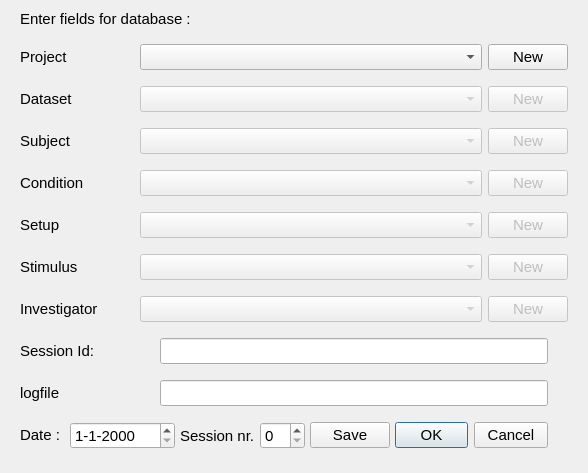
<?xml version="1.0" encoding="UTF-8"?>
<ui version="4.0">
 <author>Chris van der Togt, 2020</author>
 <class>GetdbFields</class>
 <widget class="QMainWindow" name="GetdbFields">
  <property name="windowModality">
   <enum>Qt::WindowModal</enum>
  </property>
  <property name="geometry">
   <rect>
    <x>0</x>
    <y>0</y>
    <width>588</width>
    <height>473</height>
   </rect>
  </property>
  <property name="windowTitle">
   <string>Follow Your Data</string>
  </property>
  <property name="windowIcon">
   <iconset>
    <normaloff>fydfav.png</normaloff>fydfav.png</iconset>
  </property>
  <widget class="QWidget" name="centralwidget">
   <widget class="QWidget" name="layoutWidget">
    <property name="geometry">
     <rect>
      <x>10</x>
      <y>0</y>
      <width>568</width>
      <height>461</height>
     </rect>
    </property>
    <layout class="QVBoxLayout" name="verticalLayout" stretch="1,1,1,1,1,1,1,1,1,1,1">
     <property name="sizeConstraint">
      <enum>QLayout::SetNoConstraint</enum>
     </property>
     <property name="leftMargin">
      <number>10</number>
     </property>
     <property name="rightMargin">
      <number>10</number>
     </property>
     <item>
      <layout class="QHBoxLayout" name="horizontalLayout_3" stretch="0">
       <item>
        <widget class="QLabel" name="label_Database">
         <property name="sizePolicy">
          <sizepolicy hsizetype="Preferred" vsizetype="Fixed">
           <horstretch>1</horstretch>
           <verstretch>0</verstretch>
          </sizepolicy>
         </property>
         <property name="font">
          <font>
           <pointsize>11</pointsize>
          </font>
         </property>
         <property name="text">
          <string>Enter fields for database : </string>
         </property>
        </widget>
       </item>
      </layout>
     </item>
     <item>
      <layout class="QHBoxLayout" name="horizontalLayout">
       <item>
        <widget class="QLabel" name="label">
         <property name="sizePolicy">
          <sizepolicy hsizetype="Preferred" vsizetype="Preferred">
           <horstretch>1</horstretch>
           <verstretch>0</verstretch>
          </sizepolicy>
         </property>
         <property name="font">
          <font>
           <pointsize>11</pointsize>
          </font>
         </property>
         <property name="text">
          <string>Project</string>
         </property>
        </widget>
       </item>
       <item>
        <widget class="QComboBox" name="cbProject">
         <property name="sizePolicy">
          <sizepolicy hsizetype="Preferred" vsizetype="Fixed">
           <horstretch>3</horstretch>
           <verstretch>0</verstretch>
          </sizepolicy>
         </property>
         <property name="font">
          <font>
           <pointsize>11</pointsize>
          </font>
         </property>
        </widget>
       </item>
       <item>
        <widget class="QPushButton" name="pbProject">
         <property name="font">
          <font>
           <pointsize>11</pointsize>
          </font>
         </property>
         <property name="text">
          <string>New</string>
         </property>
        </widget>
       </item>
      </layout>
     </item>
     <item>
      <layout class="QHBoxLayout" name="horizontalLayout_2">
       <item>
        <widget class="QLabel" name="label_2">
         <property name="sizePolicy">
          <sizepolicy hsizetype="Preferred" vsizetype="Preferred">
           <horstretch>1</horstretch>
           <verstretch>0</verstretch>
          </sizepolicy>
         </property>
         <property name="font">
          <font>
           <pointsize>11</pointsize>
          </font>
         </property>
         <property name="text">
          <string>Dataset</string>
         </property>
        </widget>
       </item>
       <item>
        <widget class="QComboBox" name="cbDataset">
         <property name="enabled">
          <bool>false</bool>
         </property>
         <property name="sizePolicy">
          <sizepolicy hsizetype="Preferred" vsizetype="Fixed">
           <horstretch>3</horstretch>
           <verstretch>0</verstretch>
          </sizepolicy>
         </property>
         <property name="font">
          <font>
           <pointsize>11</pointsize>
          </font>
         </property>
        </widget>
       </item>
       <item>
        <widget class="QPushButton" name="pbDataset">
         <property name="enabled">
          <bool>false</bool>
         </property>
         <property name="font">
          <font>
           <pointsize>11</pointsize>
          </font>
         </property>
         <property name="text">
          <string>New</string>
         </property>
        </widget>
       </item>
      </layout>
     </item>
     <item>
      <layout class="QHBoxLayout" name="horizontalLayout_6">
       <item>
        <widget class="QLabel" name="label_6">
         <property name="sizePolicy">
          <sizepolicy hsizetype="Preferred" vsizetype="Preferred">
           <horstretch>1</horstretch>
           <verstretch>0</verstretch>
          </sizepolicy>
         </property>
         <property name="font">
          <font>
           <pointsize>11</pointsize>
          </font>
         </property>
         <property name="text">
          <string>Subject</string>
         </property>
        </widget>
       </item>
       <item>
        <widget class="QComboBox" name="cbSubject">
         <property name="enabled">
          <bool>false</bool>
         </property>
         <property name="sizePolicy">
          <sizepolicy hsizetype="Preferred" vsizetype="Fixed">
           <horstretch>3</horstretch>
           <verstretch>0</verstretch>
          </sizepolicy>
         </property>
         <property name="font">
          <font>
           <pointsize>11</pointsize>
          </font>
         </property>
        </widget>
       </item>
       <item>
        <widget class="QPushButton" name="pbSubject">
         <property name="enabled">
          <bool>false</bool>
         </property>
         <property name="font">
          <font>
           <pointsize>11</pointsize>
          </font>
         </property>
         <property name="text">
          <string>New</string>
         </property>
        </widget>
       </item>
      </layout>
     </item>
     <item>
      <layout class="QHBoxLayout" name="horizontalLayout_7">
       <item>
        <widget class="QLabel" name="label_7">
         <property name="sizePolicy">
          <sizepolicy hsizetype="Preferred" vsizetype="Preferred">
           <horstretch>1</horstretch>
           <verstretch>0</verstretch>
          </sizepolicy>
         </property>
         <property name="font">
          <font>
           <pointsize>11</pointsize>
          </font>
         </property>
         <property name="text">
          <string>Condition</string>
         </property>
        </widget>
       </item>
       <item>
        <widget class="QComboBox" name="cbCondition">
         <property name="enabled">
          <bool>false</bool>
         </property>
         <property name="sizePolicy">
          <sizepolicy hsizetype="Preferred" vsizetype="Fixed">
           <horstretch>3</horstretch>
           <verstretch>0</verstretch>
          </sizepolicy>
         </property>
         <property name="font">
          <font>
           <pointsize>11</pointsize>
          </font>
         </property>
        </widget>
       </item>
       <item>
        <widget class="QPushButton" name="pbCondition">
         <property name="enabled">
          <bool>false</bool>
         </property>
         <property name="font">
          <font>
           <pointsize>11</pointsize>
          </font>
         </property>
         <property name="text">
          <string>New</string>
         </property>
        </widget>
       </item>
      </layout>
     </item>
     <item>
      <layout class="QHBoxLayout" name="horizontalLayout_10">
       <item>
        <widget class="QLabel" name="label_10">
         <property name="sizePolicy">
          <sizepolicy hsizetype="Preferred" vsizetype="Preferred">
           <horstretch>1</horstretch>
           <verstretch>0</verstretch>
          </sizepolicy>
         </property>
         <property name="font">
          <font>
           <pointsize>11</pointsize>
          </font>
         </property>
         <property name="text">
          <string>Setup</string>
         </property>
        </widget>
       </item>
       <item>
        <widget class="QComboBox" name="cbSetup">
         <property name="enabled">
          <bool>false</bool>
         </property>
         <property name="sizePolicy">
          <sizepolicy hsizetype="Preferred" vsizetype="Fixed">
           <horstretch>3</horstretch>
           <verstretch>0</verstretch>
          </sizepolicy>
         </property>
         <property name="font">
          <font>
           <pointsize>11</pointsize>
          </font>
         </property>
        </widget>
       </item>
       <item>
        <widget class="QPushButton" name="pbSetup">
         <property name="enabled">
          <bool>false</bool>
         </property>
         <property name="font">
          <font>
           <pointsize>11</pointsize>
          </font>
         </property>
         <property name="text">
          <string>New</string>
         </property>
        </widget>
       </item>
      </layout>
     </item>
     <item>
      <layout class="QHBoxLayout" name="horizontalLayout_11">
       <item>
        <widget class="QLabel" name="label_11">
         <property name="sizePolicy">
          <sizepolicy hsizetype="Preferred" vsizetype="Preferred">
           <horstretch>1</horstretch>
           <verstretch>0</verstretch>
          </sizepolicy>
         </property>
         <property name="font">
          <font>
           <pointsize>11</pointsize>
          </font>
         </property>
         <property name="text">
          <string>Stimulus</string>
         </property>
        </widget>
       </item>
       <item>
        <widget class="QComboBox" name="cbStimulus">
         <property name="enabled">
          <bool>false</bool>
         </property>
         <property name="sizePolicy">
          <sizepolicy hsizetype="Preferred" vsizetype="Fixed">
           <horstretch>3</horstretch>
           <verstretch>0</verstretch>
          </sizepolicy>
         </property>
         <property name="font">
          <font>
           <pointsize>11</pointsize>
          </font>
         </property>
        </widget>
       </item>
       <item>
        <widget class="QPushButton" name="pbStimulus">
         <property name="enabled">
          <bool>false</bool>
         </property>
         <property name="font">
          <font>
           <pointsize>11</pointsize>
          </font>
         </property>
         <property name="text">
          <string>New</string>
         </property>
        </widget>
       </item>
      </layout>
     </item>
     <item>
      <layout class="QHBoxLayout" name="horizontalLayout_13">
       <item>
        <widget class="QLabel" name="label_Investigator">
         <property name="sizePolicy">
          <sizepolicy hsizetype="Preferred" vsizetype="Preferred">
           <horstretch>1</horstretch>
           <verstretch>0</verstretch>
          </sizepolicy>
         </property>
         <property name="font">
          <font>
           <pointsize>11</pointsize>
          </font>
         </property>
         <property name="text">
          <string>Investigator</string>
         </property>
        </widget>
       </item>
       <item>
        <widget class="QComboBox" name="cbInvestigator">
         <property name="enabled">
          <bool>false</bool>
         </property>
         <property name="sizePolicy">
          <sizepolicy hsizetype="Preferred" vsizetype="Fixed">
           <horstretch>3</horstretch>
           <verstretch>0</verstretch>
          </sizepolicy>
         </property>
         <property name="font">
          <font>
           <pointsize>11</pointsize>
          </font>
         </property>
        </widget>
       </item>
       <item>
        <widget class="QPushButton" name="pbInvestigator">
         <property name="enabled">
          <bool>false</bool>
         </property>
         <property name="font">
          <font>
           <pointsize>11</pointsize>
          </font>
         </property>
         <property name="text">
          <string>New</string>
         </property>
        </widget>
       </item>
      </layout>
     </item>
     <item>
      <layout class="QHBoxLayout" name="horizontalLayout_5">
       <property name="spacing">
        <number>10</number>
       </property>
       <property name="rightMargin">
        <number>20</number>
       </property>
       <item>
        <widget class="QLabel" name="label_ID">
         <property name="sizePolicy">
          <sizepolicy hsizetype="Preferred" vsizetype="Preferred">
           <horstretch>1</horstretch>
           <verstretch>0</verstretch>
          </sizepolicy>
         </property>
         <property name="font">
          <font>
           <pointsize>11</pointsize>
          </font>
         </property>
         <property name="text">
          <string>Session Id:</string>
         </property>
        </widget>
       </item>
       <item>
        <widget class="QLineEdit" name="ed_ID">
         <property name="sizePolicy">
          <sizepolicy hsizetype="Preferred" vsizetype="Fixed">
           <horstretch>3</horstretch>
           <verstretch>0</verstretch>
          </sizepolicy>
         </property>
         <property name="font">
          <font>
           <pointsize>11</pointsize>
          </font>
         </property>
        </widget>
       </item>
      </layout>
     </item>
     <item>
      <layout class="QHBoxLayout" name="horizontalLayout_9">
       <property name="spacing">
        <number>10</number>
       </property>
       <property name="rightMargin">
        <number>20</number>
       </property>
       <item>
        <widget class="QLabel" name="label_4">
         <property name="sizePolicy">
          <sizepolicy hsizetype="Preferred" vsizetype="Preferred">
           <horstretch>1</horstretch>
           <verstretch>0</verstretch>
          </sizepolicy>
         </property>
         <property name="font">
          <font>
           <pointsize>11</pointsize>
          </font>
         </property>
         <property name="text">
          <string>logfile</string>
         </property>
        </widget>
       </item>
       <item>
        <widget class="QLineEdit" name="ed_Log">
         <property name="sizePolicy">
          <sizepolicy hsizetype="Preferred" vsizetype="Fixed">
           <horstretch>3</horstretch>
           <verstretch>0</verstretch>
          </sizepolicy>
         </property>
         <property name="font">
          <font>
           <pointsize>11</pointsize>
          </font>
         </property>
        </widget>
       </item>
      </layout>
     </item>
     <item>
      <layout class="QHBoxLayout" name="horizontalLayout_4" stretch="0,0,0,0,0,0,0,0">
       <property name="spacing">
        <number>5</number>
       </property>
       <property name="rightMargin">
        <number>20</number>
       </property>
       <item>
        <widget class="QLabel" name="label_Date">
         <property name="sizePolicy">
          <sizepolicy hsizetype="Preferred" vsizetype="Fixed">
           <horstretch>0</horstretch>
           <verstretch>0</verstretch>
          </sizepolicy>
         </property>
         <property name="font">
          <font>
           <pointsize>11</pointsize>
          </font>
         </property>
         <property name="text">
          <string>Date : </string>
         </property>
        </widget>
       </item>
       <item>
        <widget class="QDateEdit" name="dateEdit">
         <property name="sizePolicy">
          <sizepolicy hsizetype="Minimum" vsizetype="Fixed">
           <horstretch>0</horstretch>
           <verstretch>0</verstretch>
          </sizepolicy>
         </property>
         <property name="font">
          <font>
           <pointsize>11</pointsize>
          </font>
         </property>
         <property name="displayFormat">
          <string>M-d-yyyy</string>
         </property>
        </widget>
       </item>
       <item>
        <spacer name="horizontalSpacer">
         <property name="orientation">
          <enum>Qt::Horizontal</enum>
         </property>
         <property name="sizeHint" stdset="0">
          <size>
           <width>40</width>
           <height>20</height>
          </size>
         </property>
        </spacer>
       </item>
       <item>
        <widget class="QLabel" name="label_3">
         <property name="font">
          <font>
           <pointsize>11</pointsize>
          </font>
         </property>
         <property name="text">
          <string>Session nr.</string>
         </property>
        </widget>
       </item>
       <item>
        <widget class="QSpinBox" name="spinSessnr">
         <property name="sizePolicy">
          <sizepolicy hsizetype="Preferred" vsizetype="Fixed">
           <horstretch>0</horstretch>
           <verstretch>0</verstretch>
          </sizepolicy>
         </property>
         <property name="font">
          <font>
           <pointsize>11</pointsize>
          </font>
         </property>
        </widget>
       </item>
       <item>
        <spacer name="horizontalSpacer_2">
         <property name="orientation">
          <enum>Qt::Horizontal</enum>
         </property>
         <property name="sizeHint" stdset="0">
          <size>
           <width>40</width>
           <height>20</height>
          </size>
         </property>
        </spacer>
       </item>
       <item>
        <widget class="QPushButton" name="btnSave">
         <property name="font">
          <font>
           <pointsize>11</pointsize>
          </font>
         </property>
         <property name="text">
          <string>Save</string>
         </property>
        </widget>
       </item>
       <item>
        <widget class="QDialogButtonBox" name="buttonBox">
         <property name="sizePolicy">
          <sizepolicy hsizetype="Expanding" vsizetype="Fixed">
           <horstretch>0</horstretch>
           <verstretch>0</verstretch>
          </sizepolicy>
         </property>
         <property name="font">
          <font>
           <pointsize>11</pointsize>
          </font>
         </property>
         <property name="standardButtons">
          <set>QDialogButtonBox::Cancel|QDialogButtonBox::Ok</set>
         </property>
         <property name="centerButtons">
          <bool>true</bool>
         </property>
        </widget>
       </item>
      </layout>
     </item>
    </layout>
   </widget>
  </widget>
 </widget>
 <resources/>
 <connections/>
</ui>
